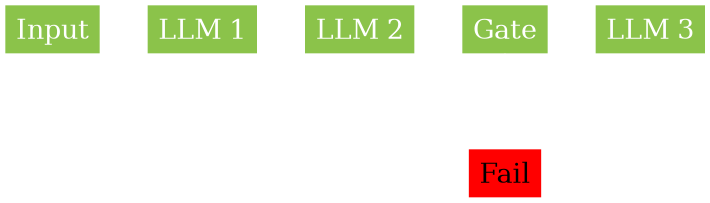

The script that drew this image:
#!/usr/bin/env python3
#
# prompt-chaining-graphviz.py
#
# Script generates a small diagram for AWS meetup presentation.
#
# pylint: disable=pointless-statement, expression-not-assigned

from graphviz import Digraph

dot = Digraph(
    "Prompt Chaining Diagram",
    graph_attr={
        # "splines": "ortho",
        "nodesep": "1.0",
    },
    format="png",
)

dot.attr(bgcolor='transparent')
dot.attr('edge', color='white')
# Ranks for layout
dot.attr(rankdir="LR")
dot.attr("node", shape="rectangle")

# Node styles
green_style = {
    "style": "filled",
    "fillcolor": "#8BC34A",
    "fontcolor": "white",
    "fontsize": "20",
    "shape": "rectangle",
    "color": "transparent",
}
red_style = {
    "style": "filled",
    "fillcolor": "red",
    "fontcolor": "black",
    "fontsize": "20",
    "shape": "rectangle",
    "color": "transparent",
}

dot.node("input", "Input", **green_style)
dot.node('l1', "LLM 1", **green_style)
dot.node('l2', "LLM 2", **green_style)
dot.node("l3", "LLM 3", **green_style)
dot.edge("input", "l1")
dot.edge("l1", "l2")
dot.edge("l2", "g")
dot.edge("g", "l3")
with dot.subgraph() as s:
    s.attr(rank='same')
    s.node('g', "Gate", **green_style)
    s.node('f', "Fail", **red_style)
    s.edge("g", "f")


# Render the diagram
dot.render("prompt-chaining-graphviz", view=True)
